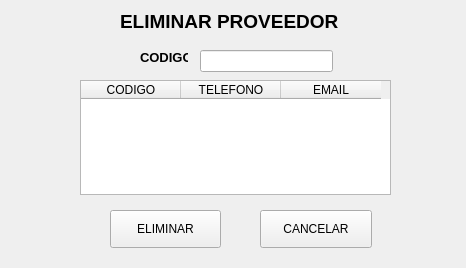
<?xml version="1.0" encoding="UTF-8"?>
<ui version="4.0">
 <class>EliminarProvWindow</class>
 <widget class="QWidget" name="EliminarProvWindow">
  <property name="geometry">
   <rect>
    <x>0</x>
    <y>0</y>
    <width>466</width>
    <height>268</height>
   </rect>
  </property>
  <property name="windowTitle">
   <string>Eliminar Proveedor</string>
  </property>
  <property name="windowIcon">
   <iconset>
    <normaloff>../icons/bxs-trash.svg</normaloff>../icons/bxs-trash.svg</iconset>
  </property>
  <widget class="QLabel" name="lb_cod_prov">
   <property name="geometry">
    <rect>
     <x>140</x>
     <y>50</y>
     <width>48</width>
     <height>16</height>
    </rect>
   </property>
   <property name="text">
    <string>&lt;html&gt;&lt;head/&gt;&lt;body&gt;&lt;p&gt;&lt;span style=&quot; font-size:10pt; font-weight:600;&quot;&gt;CODIGO&lt;/span&gt;&lt;/p&gt;&lt;/body&gt;&lt;/html&gt;</string>
   </property>
  </widget>
  <widget class="QLineEdit" name="le_cod_prov">
   <property name="geometry">
    <rect>
     <x>200</x>
     <y>50</y>
     <width>133</width>
     <height>22</height>
    </rect>
   </property>
   <property name="styleSheet">
    <string notr="true">font: 10pt &quot;MS Shell Dlg 2&quot;;</string>
   </property>
  </widget>
  <widget class="QPushButton" name="button_cancelar_prov">
   <property name="geometry">
    <rect>
     <x>260</x>
     <y>210</y>
     <width>112</width>
     <height>38</height>
    </rect>
   </property>
   <property name="styleSheet">
    <string notr="true">font: 75 11pt &quot;MS Shell Dlg 2&quot;;</string>
   </property>
   <property name="text">
    <string>CANCELAR</string>
   </property>
   <property name="icon">
    <iconset>
     <normaloff>../icons/bxs-message-square-x.svg</normaloff>../icons/bxs-message-square-x.svg</iconset>
   </property>
   <property name="iconSize">
    <size>
     <width>30</width>
     <height>30</height>
    </size>
   </property>
  </widget>
  <widget class="QLabel" name="lb_eliminar_prov">
   <property name="geometry">
    <rect>
     <x>120</x>
     <y>10</y>
     <width>231</width>
     <height>23</height>
    </rect>
   </property>
   <property name="text">
    <string>&lt;html&gt;&lt;head/&gt;&lt;body&gt;&lt;p&gt;&lt;span style=&quot; font-size:14pt; font-weight:600;&quot;&gt;ELIMINAR PROVEEDOR&lt;/span&gt;&lt;/p&gt;&lt;/body&gt;&lt;/html&gt;</string>
   </property>
  </widget>
  <widget class="QPushButton" name="button_eliminar_prov">
   <property name="geometry">
    <rect>
     <x>110</x>
     <y>210</y>
     <width>111</width>
     <height>38</height>
    </rect>
   </property>
   <property name="styleSheet">
    <string notr="true">font: 75 11pt &quot;MS Shell Dlg 2&quot;;</string>
   </property>
   <property name="text">
    <string>ELIMINAR</string>
   </property>
   <property name="icon">
    <iconset>
     <normaloff>../icons/bxs-trash.svg</normaloff>../icons/bxs-trash.svg</iconset>
   </property>
   <property name="iconSize">
    <size>
     <width>30</width>
     <height>30</height>
    </size>
   </property>
  </widget>
  <widget class="QTableWidget" name="tb_eliminar_prov">
   <property name="geometry">
    <rect>
     <x>80</x>
     <y>80</y>
     <width>311</width>
     <height>115</height>
    </rect>
   </property>
   <column>
    <property name="text">
     <string>CODIGO</string>
    </property>
   </column>
   <column>
    <property name="text">
     <string>TELEFONO</string>
    </property>
   </column>
   <column>
    <property name="text">
     <string>EMAIL</string>
    </property>
   </column>
  </widget>
 </widget>
 <resources/>
 <connections/>
</ui>
